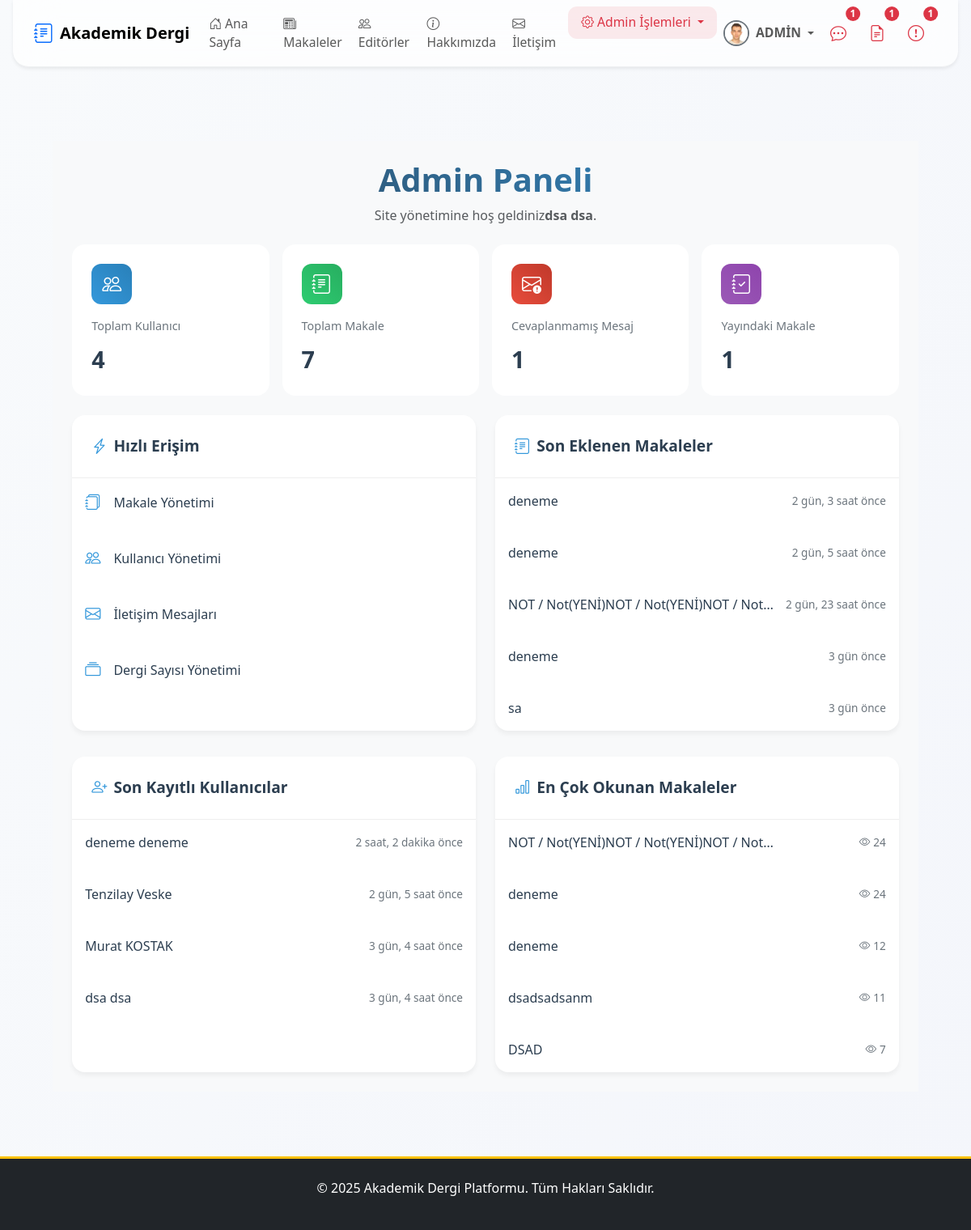
Before: /dashboard/ (signed in) with the older database file.
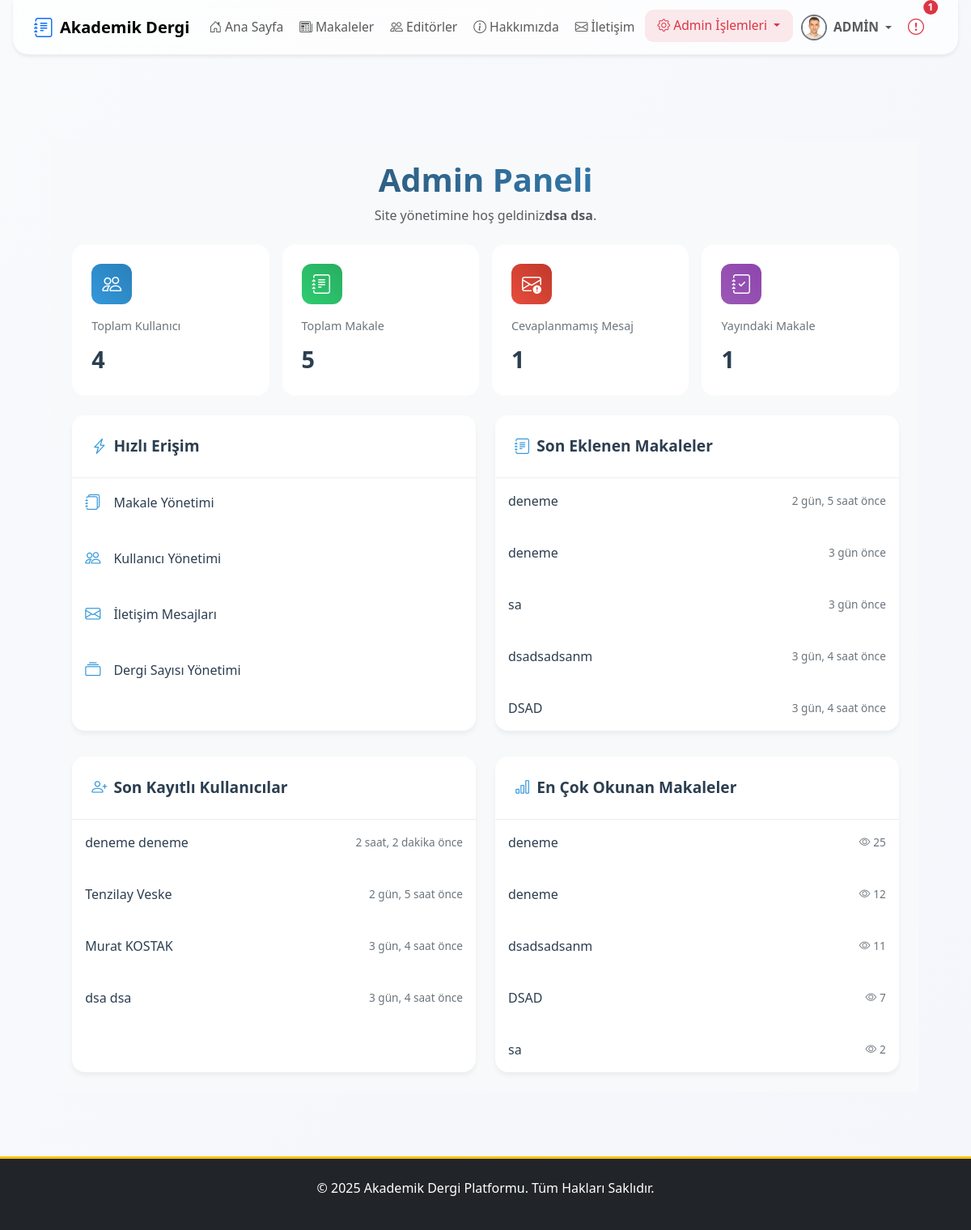
After: the same page with the newer database file.
### apps/articles/models.py (models this page shows, shortened)
class Makale(models.Model):
    baslik = models.CharField(max_length=255, verbose_name="Başlık")
    slug = models.SlugField(max_length=255, unique=True, blank=True, help_text="Bu alan otomatik oluşturulur.")
    aciklama = models.TextField(verbose_name="Açıklama/Özet")
    pdf_dosyasi = models.FileField(upload_to=article_pdf_path, verbose_name="PDF Dosyası")
    anahtar_kelimeler = models.CharField(max_length=255, verbose_name="Anahtar Kelimeler", help_text="Kelimeleri virgül (,) ile ayırınız.", blank=True)
    yazarlar = models.ManyToManyField(Yazar, related_name='makaleler', verbose_name="Yazarlar")
    dergi_sayisi = models.ForeignKey(DergiSayisi, on_delete=models.SET_NULL, null=True, blank=True, related_name='makaleler', verbose_name="Dergi Sayısı")
    admin_notu = models.TextField(blank=True, null=True, verbose_name="Editör/Admin Notu")
    goruntulenme_sayisi = models.PositiveIntegerField(default=0, verbose_name="Görüntülenme Sayısı")
    goster_makaleler_sayfasinda = models.BooleanField(default=False, verbose_name="Yayında mı?")
    olusturulma_tarihi = models.DateTimeField(auto_now_add=True)
    guncellenme_tarihi = models.DateTimeField(auto_now=True)
    admin_notu_okundu = models.BooleanField(default=True)
    class Meta:
        verbose_name = "Makale"
        verbose_name_plural = "Makaleler"
        ordering = ['-olusturulma_tarihi']

### apps/users/models.py (models this page shows, shortened)
class User(AbstractUser):
    email = models.EmailField(unique=True, verbose_name="E-posta Adresi")
    biyografi = models.TextField(blank=True, null=True, verbose_name="Biyografi")
    profile_resmi = models.ImageField(
        upload_to=profile_pic_path,
        verbose_name="Profil Resmi",
        null=True,
        blank=True
    )
    resume = models.FileField(
        upload_to=resume_path,
        blank=True,
        null=True,
        verbose_name="Özgeçmiş (PDF)"
    )
    is_editor = models.BooleanField(default=False, verbose_name="Editör Yetkisi")
    goster_editorler_sayfasinda = models.BooleanField(
        default=False,
        verbose_name="Editörler Sayfasında Gösterilsin mi?"
    )
    def get_full_name(self):
        return f"{self.first_name} {self.last_name}".strip()

### apps/dashboard/views.py (the view)
# urls.py: path('', views.AdminDashboardView.as_view(), name='admin_dashboard'),
class AdminDashboardView(AdminRequiredMixin, TemplateView):
    template_name = 'dashboard/admin_dashboard.html'
    def get_context_data(self, **kwargs):
        context = super().get_context_data(**kwargs)
        context['toplam_kullanici'] = User.objects.count()
        context['toplam_makale'] = Makale.objects.count()
        context['cevap_bekleyen_mesaj'] = IletisimFormu.objects.filter(cevaplandi=False).count()
        context['yayindaki_makaleler'] = Makale.objects.filter(goster_makaleler_sayfasinda=True).count()
        context['son_makaleler'] = Makale.objects.all().order_by('-olusturulma_tarihi')[:5]
        context['son_kullanicilar'] = User.objects.all().order_by('-date_joined')[:5]
        context['en_cok_okunan_makaleler'] = Makale.objects.all().order_by('-goruntulenme_sayisi')[:5]
        return context

### apps/core/context_processors.py (called while the page is built)
def notification_context(request):
    if not request.user.is_authenticated:
        return {}
    user = request.user
    context = {}
    if user.is_superuser:
        context['unread_messages_count'] = IletisimFormu.objects.filter(cevaplandi=False).count()
    else:
        context['unread_messages_count'] = 0
    if user.is_superuser or user.is_editor:
        context['draft_articles_count'] = Makale.objects.filter(goster_makaleler_sayfasinda=False).count()
    else:
        context['draft_articles_count'] = 0
    context['unread_notes_count'] = Makale.objects.filter(
        yazarlar__user_hesabi=user,
        admin_notu_okundu=False
    ).exclude(admin_notu__isnull=True).exclude(admin_notu__exact='').count()
    return context

### apps/core/mixins.py (called while the page is built)
    def dispatch(self, request, *args, **kwargs):
        if not request.user.is_authenticated or not request.user.is_superuser:
            messages.error(request, 'Bu sayfaya erişim için admin yetkisi gerekmektedir.')
            return redirect('anasayfa')
        return super().dispatch(request, *args, **kwargs)

### templates/dashboard/admin_dashboard.html (shortened to what the changed rows need)
{% extends 'base.html' %}
{% load static %}
{% block content %}
<div class="container-fluid mt-4 dashboard-container">
    <div class="welcome-section mb-4 text-center">
        <h2 class="mb-2 fw-bold text-gradient">Admin Paneli</h2>
        <p class="text-muted mb-4">Site yönetimine hoş geldiniz<span class="fw-semibold">{{ request.user.get_full_name }}</span>.</p>
    </div>
    <div class="row g-3 mb-4">
        <div class="col-6 col-md-3">
            <div class="stat-card articles-card">
                <div class="card-body">
                    <div class="stat-info">
                        <div class="stat-label">Toplam Makale</div>
                        <div class="stat-value">{{ toplam_makale }}</div>
                    </div>
                </div>
            </div>
        </div>
    </div>
    <div class="row g-4">
        <div class="col-12 col-lg-6">
            <div class="content-card">
                <div class="card-body">
                    <div class="recent-list">
                        {% for makale in son_makaleler %}
                            <a href="{% url 'makale_detail' makale.slug %}" class="recent-item text-decoration-none">
                                <div class="recent-info">
                                    <span class="recent-title">{{ makale.baslik|truncatechars:40 }}</span>
                                    <span class="recent-time">{{ makale.olusturulma_tarihi|timesince }} önce</span>
                                </div>
                            </a>
                        {% empty %}
                            <div class="empty-state">
                                <i class="bi bi-journal-x"></i>
                                <span>Henüz makale eklenmemiş</span>
                            </div>
                        {% endfor %}
                    </div>
                </div>
            </div>
        </div>
    </div>
    <div class="row g-4 mt-2">
        <div class="col-12 col-lg-6">
            <div class="content-card">
                <div class="card-body">
                    <div class="recent-list">
                        {% for user in son_kullanicilar %}
                            <div class="recent-item">
                                <div class="recent-info">
                                    <span class="recent-title">{{ user.get_full_name|default:user.username }}</span>
                                    <span class="recent-time">{{ user.date_joined|timesince }} önce</span>
                                </div>
                            </div>
                        {% empty %}
                            <div class="empty-state">
                                <i class="bi bi-person-x"></i>
                                <span>Henüz kullanıcı eklenmemiş</span>
                            </div>
                        {% endfor %}
                    </div>
                </div>
            </div>
        </div>
        <div class="col-12 col-lg-6">
            <div class="content-card">
                <div class="card-body">
                    <div class="recent-list">
                        {% for makale in en_cok_okunan_makaleler %}
                            <a href="{% url 'makale_detail' makale.slug %}" class="recent-item text-decoration-none">
                                <div class="recent-info">
                                    <span class="recent-title">{{ makale.baslik|truncatechars:40 }}</span>
                                    <span class="recent-time"><i class="bi bi-eye me-1"></i>{{ makale.goruntulenme_sayisi }}</span>
                                </div>
                            </a>
                        {% empty %}
                            <div class="empty-state">
                                <i class="bi bi-journal-x"></i>
                                <span>Henüz makale yok</span>
                            </div>
                        {% endfor %}
                    </div>
                </div>
            </div>
        </div>
    </div>
</div>
{% endblock %}

### templates/partials/_navbar.html (shortened to what the changed rows need)
{% load static %}
{% load form_tags %}
<nav class="navbar navbar-expand-lg navbar-light fixed-top navbar-glass shadow-sm">
    <div class="container position-relative">
        <div class="collapse navbar-collapse justify-content-between mobile-glass-menu" id="navbarNav">
            <ul class="navbar-nav align-items-center gap-lg-1 gap-2 d-none d-lg-flex">
                {% if user.is_authenticated %}
                    <li class="nav-item dropdown">
                        <a class="nav-link dropdown-toggle d-flex align-items-center" href="#" id="userDropdownDesktop" role="button" data-bs-toggle="dropdown" aria-expanded="false">
                            {% if user.profile_resmi %}
                                <img src="{{ user.profile_resmi.url }}" class="rounded-circle me-2" width="32" height="32" alt="{{ user.get_full_name|default:user.username }}" style="object-fit: cover;">
                            {% else %}
                                <div class="rounded-circle bg-primary bg-opacity-10 d-flex justify-content-center align-items-center me-2" style="width: 32px; height: 32px;">
                                    <i class="bi bi-person text-primary"></i>
                                </div>
                            {% endif %}
                            <span class="fw-semibold me-1">
                                {% if user.is_superuser %}
                                    ADMİN
                                {% else %}
                            {{ user.get_full_name|default:user.username }}
                                {% endif %}
                            </span>
                        </a>
                    </li>
                {% endif %}
                {% if user.is_authenticated %}
                    {% if unread_notes_count and unread_notes_count > 0 %}
                    <li class="nav-item position-relative me-2">
                        <a href="{% url 'makalelerim' %}" class="nav-link px-2" title="Yeni Admin Notu Olan Makaleler">
                            <i class="bi bi-chat-dots fs-5 text-danger"></i>
                            <span class="position-absolute top-0 start-100 translate-middle badge rounded-pill bg-danger text-white small-badge">{{ unread_notes_count }}</span>
                        </a>
                    </li>
                    {% endif %}
                    {% if user.is_superuser or user.is_editor %}
                        {% if draft_articles_count and draft_articles_count > 0 %}
                        <li class="nav-item position-relative me-2">
                            <a href="{% url 'dashboard:editor_panel' %}" class="nav-link px-2" title="Taslak Makaleler">
                                <i class="bi bi-file-earmark-text fs-5 text-danger"></i>
                                <span class="position-absolute top-0 start-100 translate-middle badge rounded-pill bg-danger text-white small-badge">{{ draft_articles_count }}</span>
                            </a>
                        </li>
                        {% endif %}
                    {% endif %}
                {% endif %}
            </ul>
        </div>
    </div>
</nav>

Changed rows visible on the page:
removed Makale: baslik "deneme", olusturulma_tarihi "2 gün, 3 saat", shown under "Admin Paneli"
removed Makale: baslik "NOT / Not(YENİ)NOT / Not(YENİ)NOT / Not…", olusturulma_tarihi "2 gün, 23 saat", goruntulenme_sayisi "24"
changed Makale "2 gün, 5 saat": goruntulenme_sayisi "24" → "25"
now on one of the page's lists (row unchanged): Makale: baslik "sa", goruntulenme_sayisi "2"
now on one of the page's lists (row unchanged): Makale: baslik "dsadsadsanm", olusturulma_tarihi "3 gün, 4 saat"
now on one of the page's lists (row unchanged): Makale: baslik "DSAD", olusturulma_tarihi "3 gün, 4 saat"
Other visible differences:
{{ toplam_makale }}: "7" → "5"
{{ unread_notes_count }}: "1" → (not shown)
{{ draft_articles_count }}: "1" → (not shown)
